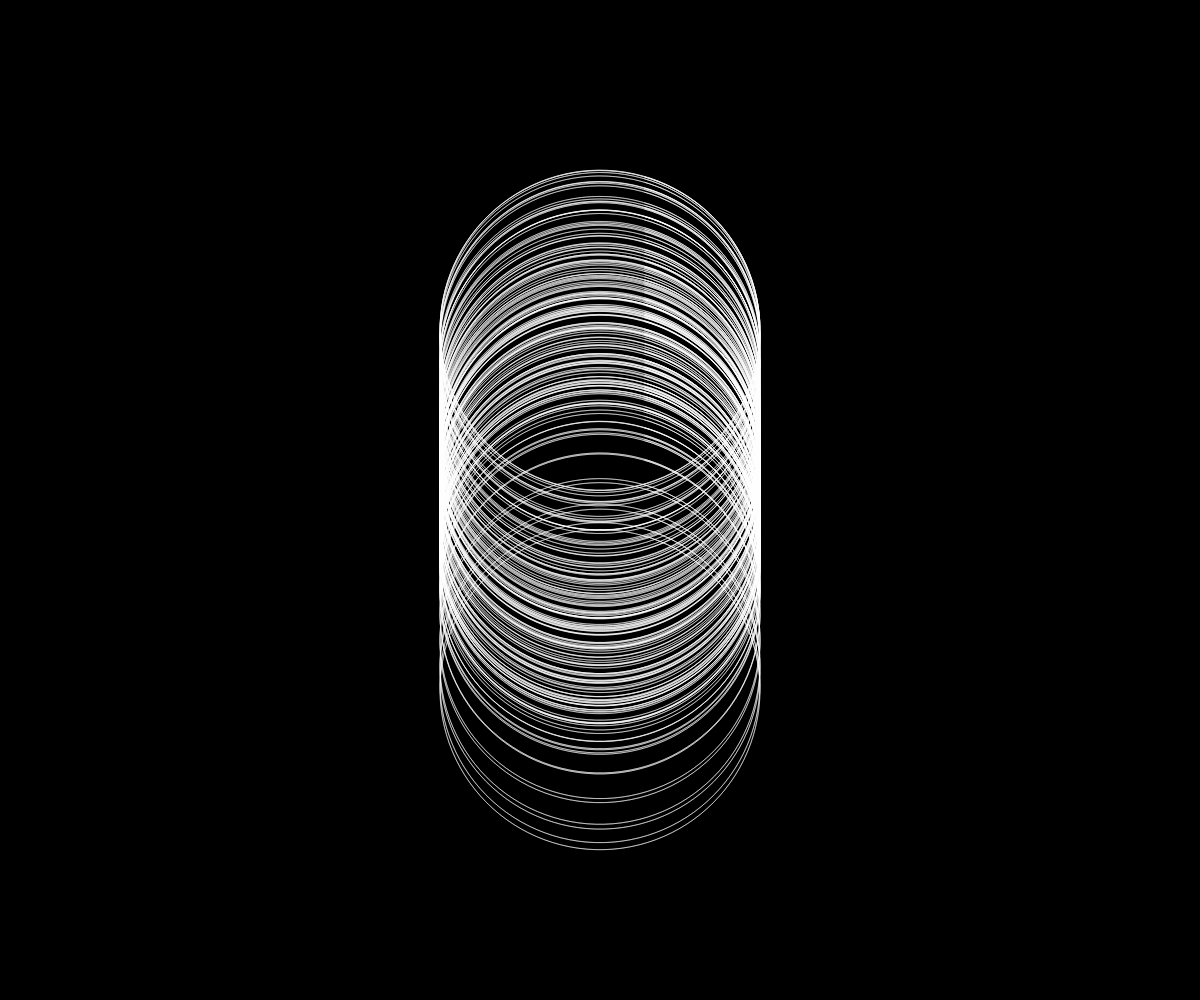
Frame 1 (no input)
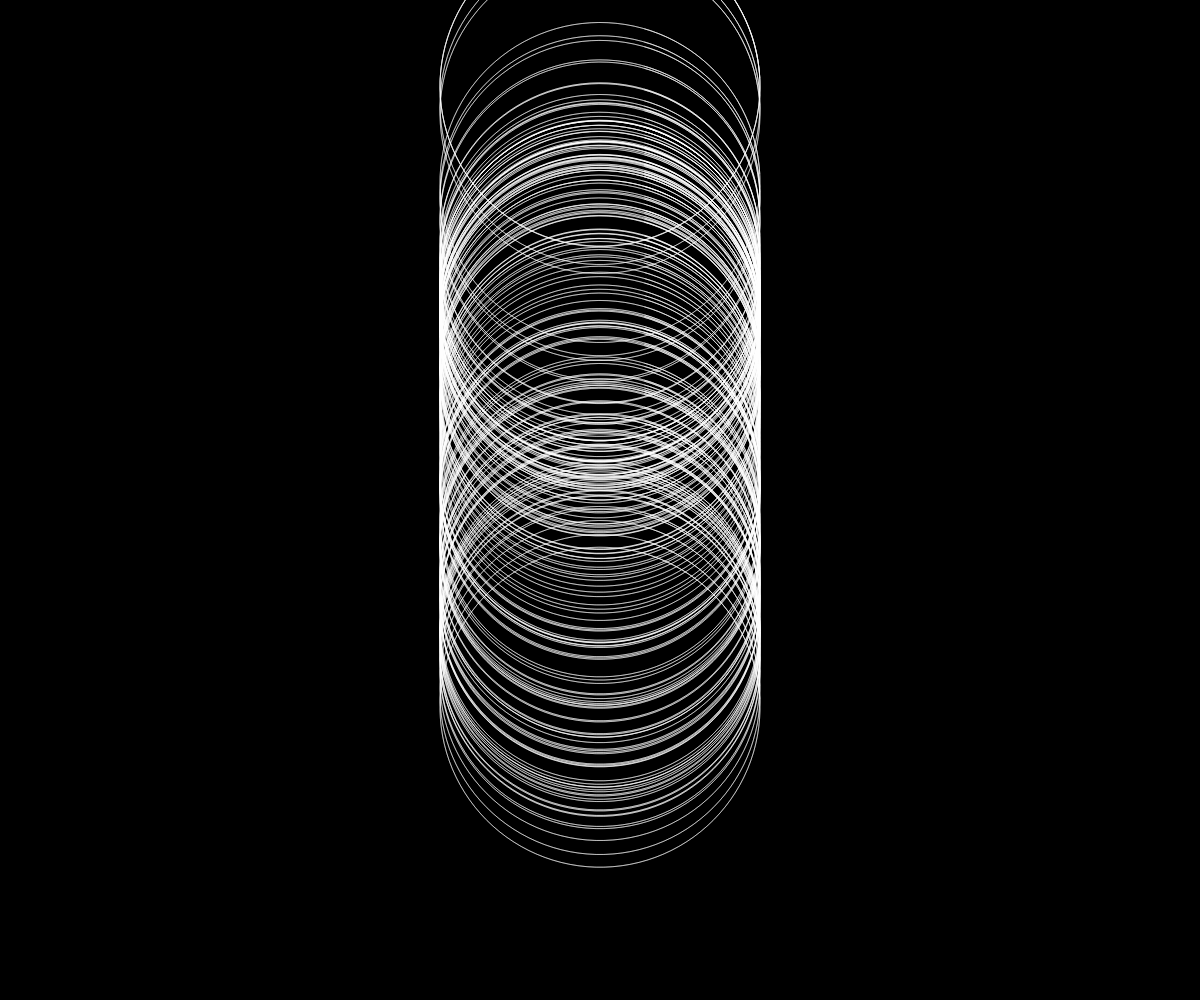
Frame 60 (no input)
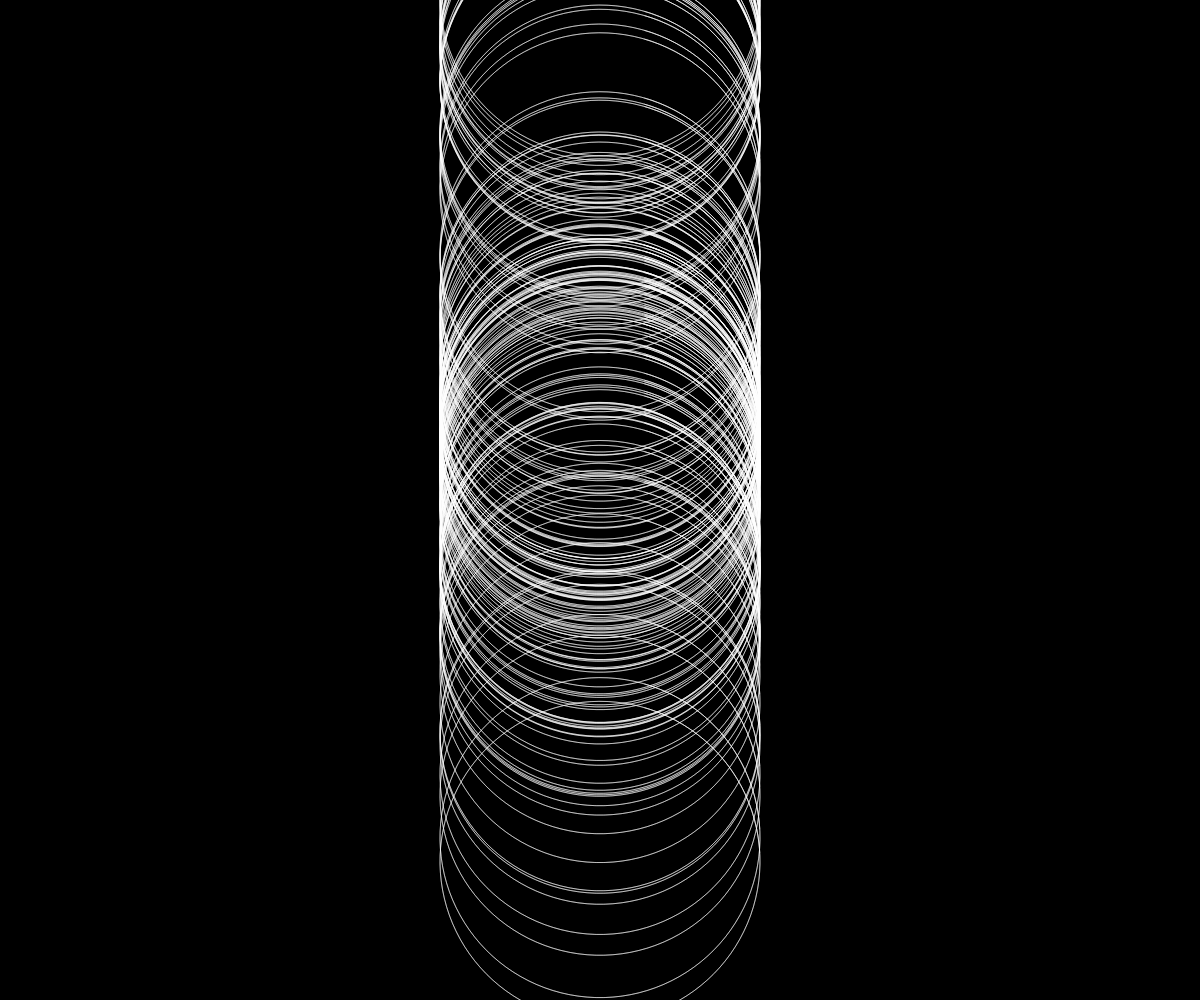
Frame 120 (the mouse pressed at the canvas centre since frame 60)

The p5.js sketch that drew these frames (run headless with seeded random() and noise() and a simulated clock; from frame 60 on, the mouse is pressed at the canvas centre):

// p5.js sketch
// ── sketch.js
var waveSys;


function setup() {
  createCanvas(windowWidth,windowHeight);
	smooth(5);
	frameRate(60);
	strokeWeight(0.5);
	stroke(255);
	noFill();
	//initialize class with universal x noise scale and noise speed
	waveSys = new NoisyWaves(0.00,1.0010);
}

function draw() {
  background(0);
	waveSys.run();
}

function windowResized(){
	waveSys.adjust();
}


function NoisyWaves(xscale,yspeed){
	this.waves = [];
	this.N = 150;
	for (var i = 0; i < this.N; i++){
		let y_attn = map(i,0,this.N,+height*0.8,height* 1.5);
		this.waves.push(new NoisySine(xscale,yspeed,y_attn,i*-0.1));
	}
}

NoisyWaves.prototype.run = function(){
	for (var i = 0; i < this.N; i++){
		this.waves[i].display();
	}
}
//---call this function below when the window is resized---
NoisyWaves.prototype.adjust = function(){
	for (var i = 0; i < this.N; i++){
		this.waves[i].y_attn = map(i,0,this.N,-height*0.012,height*0.05);
	}
}

/*
	Noisy Sinewave Class
	x_scale & y_speed: around 0.01 is good
	y_attn : y attenuation: around 1/10 to 1/3 of the window height is good
*/

function NoisySine(x_scale_,y_speed_,y_attn_,offset_){
	this.N = 256;
	this.x_scale = x_scale_;
	this.y_speed = y_speed_;
	this.y_attn = y_attn_;
	this.offset = offset_;
}

//completely to scale with current display (no explicitly stated values)
NoisySine.prototype.display = function(){
	var r = 160;
	push();
	translate(width/2,height/2);
	beginShape();
	for (var i = 0; i < this.N; i++){
		let x = norm(i,0,this.N)*width/1.5;
		let y_off = lerp(-this.y_attn,this.y_attn,noise(x*this.x_scale,frameCount*this.y_speed + this.offset));
		// let y = (-H/2)+y_off;
		let theta = radians(x) + PI/2;
		x = r * sin(theta);
		y = r * cos(theta)+y_off/1.6;
		if(frameCount < 90){y = r * cos(theta)+y_off/2};
		if(frameCount < 60){y = r * cos(theta)+y_off/2.3};
		if(frameCount < 30){y = r * cos(theta)+y_off/4.5};
		if (x > height/2) {x = y-y_off/16};
		if (x < -height/2) {x = y+y_off/16};
		curveVertex(x,y);
	}
	endShape();
	// beginShape();
	// ellipse(0, 0, 800, 320);
	// endShape();
	pop();
}
